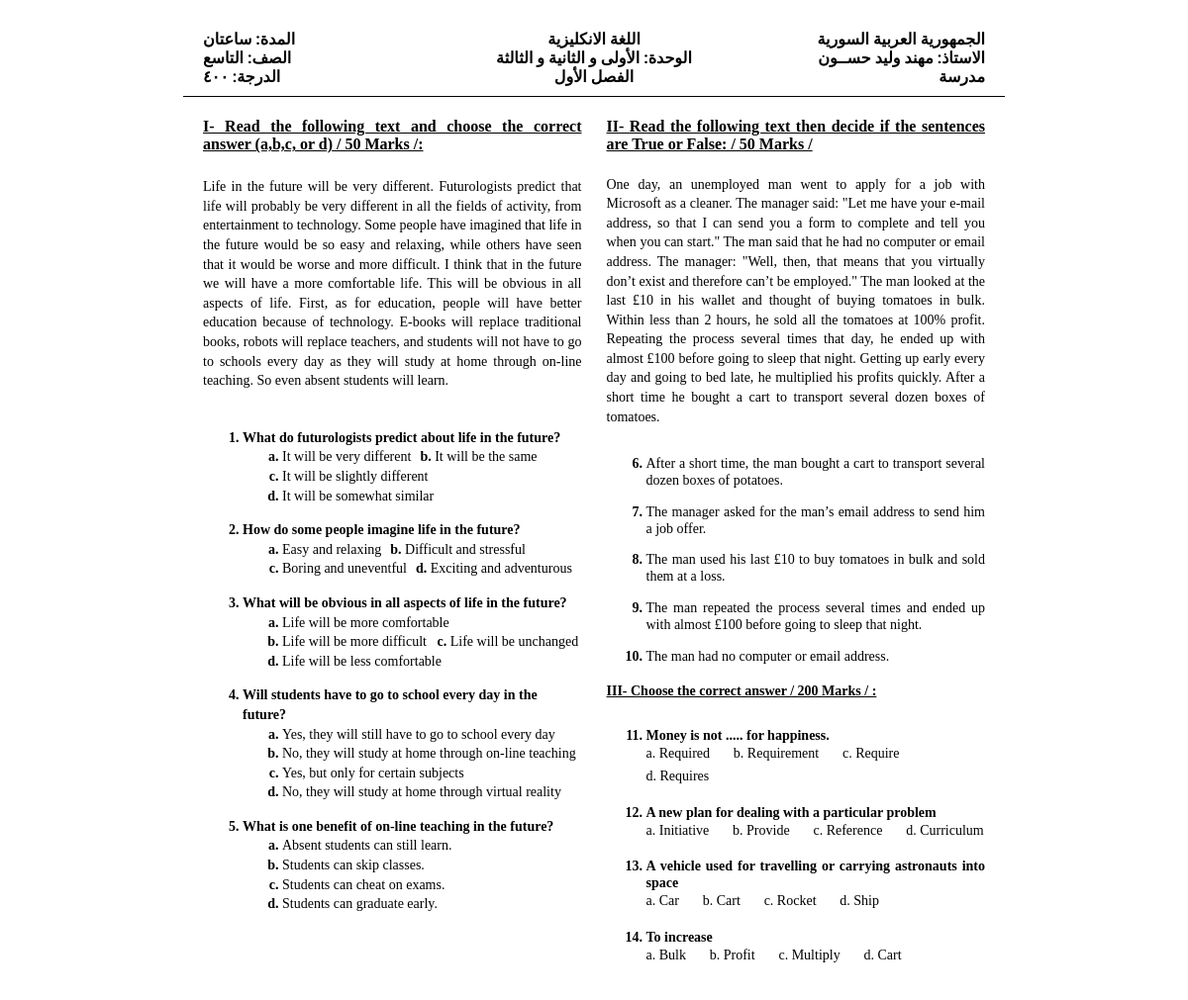
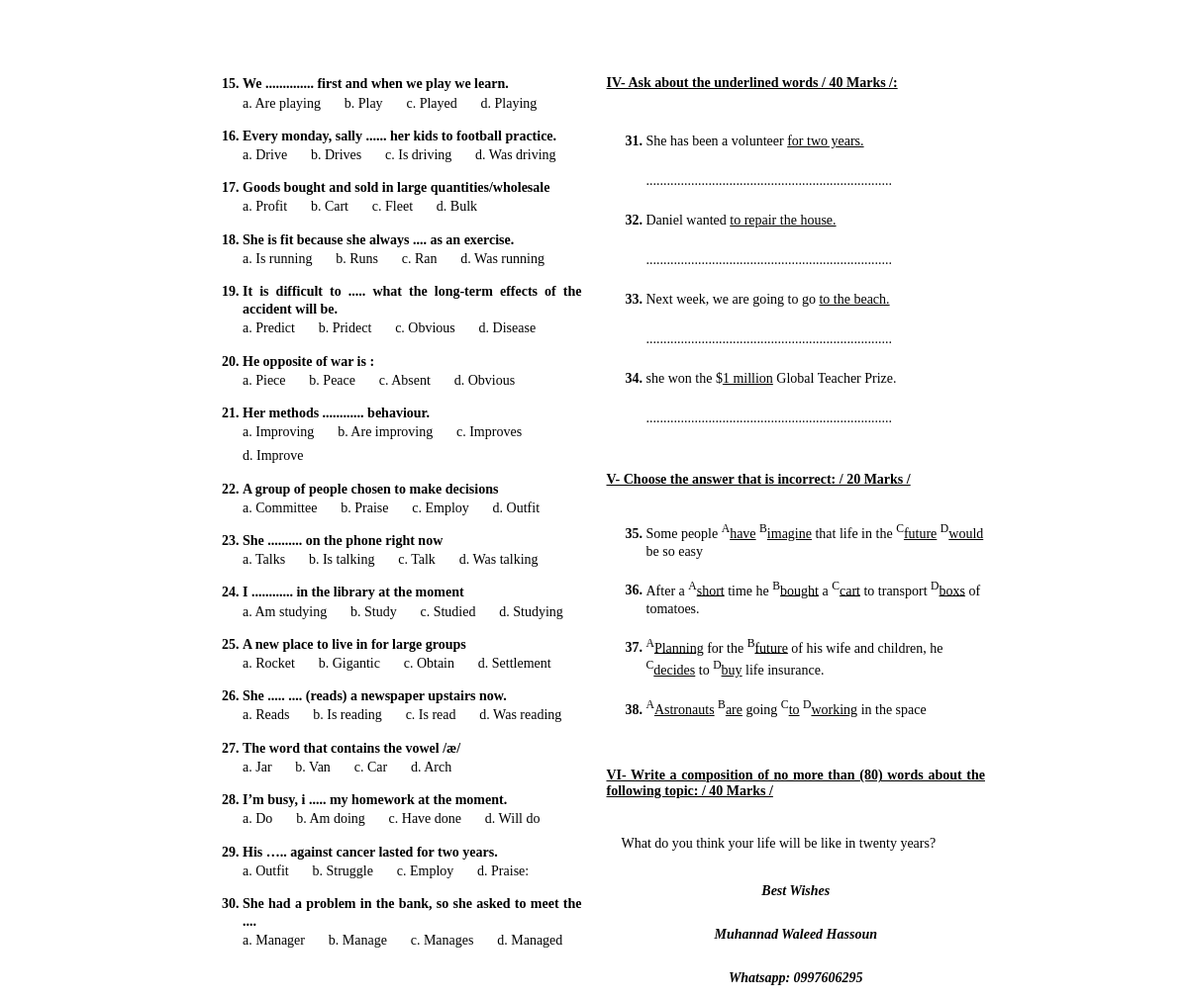
Page /9th on the committed database (2 pictures, top to bottom).
### grade9/models.py (models this page shows, shortened)
class Text(models.Model):
    text = models.TextField()
    type = models.CharField(max_length=15, choices=[("choices", "Choices"), ("tof", "True Or False")])
    chapter = models.ForeignKey(Chapter, on_delete=models.CASCADE, related_name='texts')
    marker = models.TimeField(auto_now=True)
    class Meta:
        verbose_name = "1- Text"

class TextQuestion(models.Model):
    question = models.CharField(max_length=200)
    answer_1 = models.CharField(max_length=200)
    answer_2 = models.CharField(max_length=200)
    answer_3 = models.CharField(max_length=200)
    answer_4 = models.CharField(max_length=200)
    correct_answer = models.CharField(max_length=200)
    text = models.ForeignKey(Text, on_delete=models.CASCADE)
    class Meta:
        verbose_name = "2- Choices for Text"

class TFQuestions(models.Model):
    question = models.CharField(max_length=200)
    answer = models.BooleanField()
    text = models.ForeignKey(Text, on_delete=models.CASCADE)
    class Meta:
        verbose_name = "3- True Or False Question"

class Multiples(models.Model):
    question = models.CharField(max_length=200)
    answer_1 = models.CharField(max_length=200)
    answer_2 = models.CharField(max_length=200)
    answer_3 = models.CharField(max_length=200)
    answer_4 = models.CharField(max_length=200)
    type = models.CharField(max_length=30,
                            choices=[("grammar", "Grammar"), ("phonetics", "Phonetics"), ("vocabulary", "Vocabulary")])
    correct_answer = models.CharField(max_length=200)
    chapter = models.ForeignKey(Chapter, on_delete=models.CASCADE)
    class Meta:
        verbose_name = "4- Multiple Options Question"

class MakeQuestions(models.Model):
    question = models.CharField(max_length=200)
    underlined_word = models.CharField(max_length=30)
    answer_1 = models.CharField(max_length=200)
    answer_2 = models.CharField(max_length=200, null=True, blank=True)
    chapter = models.ForeignKey(Chapter, on_delete=models.CASCADE)
    class Meta:
        verbose_name = "5- Forming Question"

class CTMistake(models.Model):
    text = models.CharField(max_length=250)
    error1 = models.CharField(max_length=90)
    error2 = models.CharField(max_length=90)
    error3 = models.CharField(max_length=90)
    error4 = models.CharField(max_length=90)
    correct_answer = models.CharField(max_length=90, )
    chapter = models.ForeignKey(Chapter, on_delete=models.CASCADE)
    class Meta:
        verbose_name = "8- Choose the mistake"

class Paragraphs(models.Model):
    paragraph = models.TextField()
    chapter = models.ForeignKey(Chapter, on_delete=models.CASCADE)
    class Meta:
        verbose_name = "7- Paragraph"

### grade9/views.py (the view)
def main(request):
    chapters = ['1s', '2s', '1a', '2a', '3s', '3a']
    s = set()
    for ch in chapters:
        s.add(int((ch[0])))
    dic = [
        "صفر ",
        " الأولى ",
        " الثانية ",
        " الثالثة ",
        "الرابعة",
        "الخامسة",
        "السادسة",
        "السابعة",
        "الثامنة",
        "التاسعة",
        "العاشرة",
        "الحادية عشر",
        "الثانية عشر",
    ]
    chapter_title = ""
    x = 1
    for c in s:
        chapter_title += " " + dic[c]
        chapter_title += " و "
    if chapter_title[-2] == "و":
        chapter_title = chapter_title[:-3]
    passage_with_choices = Text.objects.filter(type='choices', chapter__number__in=chapters).order_by('?').first()
    questions_for_the_first_passage = TextQuestion.objects.filter(text_id=passage_with_choices.id)[:5]
    tf_passage = Text.objects.filter(type="tof", chapter__number__in=chapters).order_by('?').first()
    questions_for_the_second_passage = TFQuestions.objects.filter(text_id=tf_passage.id).order_by('?')[:5]
    c = CTMistake.objects.filter(chapter__number__in=chapters).order_by('?')[:4]
    vocabularies = Multiples.objects.filter(type='vocabulary', chapter__number__in=chapters).order_by('?')[:4]
    vocabularies_pks = vocabularies.values_list('pk', flat=True)
    grammars = Multiples.objects.filter(chapter__number__in=chapters).exclude(pk__in=vocabularies_pks).order_by('?')[
               :16]
    questions = MakeQuestions.objects.filter(chapter__number__in=chapters).order_by('?')[:4]
    correct = CorrectTheMistake.objects.filter(chapter__number__in=chapters).order_by('?').first()
    paragraph = Paragraphs.objects.filter(chapter__number__in=chapters).order_by('?').first()
    context = {'passage_with_choices': passage_with_choices,
               'chapters': chapter_title,
               'c': c,
               'questions_for_the_first_passage': questions_for_the_first_passage,
               'tf_passage': tf_passage,
               'questions_for_the_second_passage': questions_for_the_second_passage,
               'vocabularies': vocabularies,
               'grammars': grammars,
               'questions': questions,
               'correct': correct,
               'para': paragraph
               }
    return render(request, "9thGrade/index2.html", context=context)

### grade9/templatetags/custom_filtersGrade9.py (called while the page is built)
@register.filter
def underline(value, word):
    x = mark_safe(value.replace(word, '<u>' + word + '</u>'))
    return x

@register.filter
def underline_and_label(value, word):
    x = mark_safe(value.replace(word.error1, '<sup>A</sup><u>' + word.error1 + '</u>',1))
    x = mark_safe(x.replace(word.error2, '<sup>B</sup><u>' + word.error2 + '</u>',1))
    x = mark_safe(x.replace(word.error3, '<sup>C</sup><u>' + word.error3 + '</u>',1))
    x = mark_safe(x.replace(word.error4, '<sup>D</sup><u>' + word.error4 + '</u>',1))
    return x

### templates/9thGrade/index2.html (shortened to what this page needs)
{% load custom_filtersGrade9 %}
{% load static %}
<!doctype html>
<html lang="en">
<head>
    <link rel="stylesheet" href="{% static 'style.css' %}?{% now "U" %}">
    <link rel="stylesheet" href="{% static 'print.css' %}?{% now "U" %}" media="print">
</head>
<body>
<div class="main">
    <div class="header">
        <div class="header_right">
            <h4 class="header_item">الجمهورية العربية السورية</h4>
            <h4 class="header_item">الاستاذ: مهند وليد حســون</h4>
            <h4 class="header_item">مدرسة</h4>
        </div>
        <div class="header_middle">
            <h4 class="header_item">اللغة الانكليزية</h4>
            <h4 class="header_item">الوحدة:   {{chapters}}</h4>
            <h4 class="header_item">الفصل الأول</h4>
        </div>
        <div class="header_left">
            <h4 class="header_item">المدة: ساعتان </h4>
            <h4 class="header_item">الصف: التاسع </h4>
            <h4 class="header_item">الدرجة: ٤٠٠ </h4>
        </div>
    </div>
    <div class="body">
        <div class="body_left">
            <h4 class="main_question lefty">I- Read the following text and choose the correct answer (a,b,c, or d) / 50
                Marks /: </h4>
            <div class="body_left_up">
                <p class="text">{{ passage_with_choices.text }}</p>
            </div>
            <div class="body_left_down text">
                <ol>
                    {% for question in questions_for_the_first_passage %}
                        <li class="passage_left_question">{{ question.question.capitalize }}</li>
                        <ol class="options" type="a">
                            <li>{{ question.answer_1.capitalize }}</li>
                            <li>{{ question.answer_2.capitalize }}</li>
                            <li>{{ question.answer_3.capitalize }}</li>
                            <li>{{ question.answer_4.capitalize }}</li>
                        </ol>
                    {% endfor %}
                </ol>
            </div>
        </div>
        <div class="body_right">
            <h4 class="main_question">II- Read the following text then decide if the sentences are True or False: / 50
                Marks /</h4>
            <div class="body_right_up">
                <p class="text">{{ tf_passage.text }}</p>
            </div>
            <div class="body_right_down">
                <ol start="6">
                    {% for question in questions_for_the_second_passage %}
                        <li class="passage_right_question">{{ question.question.capitalize }}</li>
                    {% endfor %}
                </ol>
                <h4 class="main_question">III- Choose the correct answer / 200 Marks / : </h4>
                <ol start="11">
                    {% for question in vocabularies %}
                        <li class="multy">{{ question.question.capitalize }}</li>
                        <div class="options">
                            <p>a. {{ question.answer_1.capitalize }}</p>
                            <p>b. {{ question.answer_2.capitalize }}</p>
                            <p>c. {{ question.answer_3.capitalize }}</p>
                            <p>d. {{ question.answer_4.capitalize }}</p>
                        </div>
                    {% endfor %}
                </ol>
            </div>
        </div>
    </div>
    <div class="second_page">
        <div class="second_page_left">
            <ol start="15">
                {% for question in grammars %}
                    <li class="multy hatch">{{ question.question.capitalize }}</li>
                    <div class="options">
                        <p>a. {{ question.answer_1.capitalize }}</p>
                        <p>b. {{ question.answer_2.capitalize }}</p>
                        <p>c. {{ question.answer_3.capitalize }}</p>
                        <p>d. {{ question.answer_4.capitalize }}</p>
                    </div>
                {% endfor %}
            </ol>
        </div>
        <div class="second_page_right">
            <h4 class="main_question">IV- Ask about the underlined words / 40 Marks /: </h4>
            <ol start="31">
                {% load custom_filtersGrade9 %}
                {% for q in questions %}
                    <li class="make_questions">{{ q.question|underline:q.underlined_word }}</li>
                    <p>.......................................................................</p>
                {% endfor %}
            </ol>
            <h4 class="main_question">V- Choose the answer that is incorrect: / 20
                Marks / </h4>
            <ol class="fin" start="35">
                  {% for q in c %}
            <li>
                {{q.text.capitalize|underline_and_label:q}}
            </li>
                {% endfor %}
            </ol>
            <h4 class="main_question">VI- Write a composition of no more than (80) words about the following topic: / 40
                Marks /</h4>
            <p class="correct_the_mistakes">{{ para.paragraph }}</p>
            <p class="end"><i><b>Best Wishes</b></i></p>
            <p class="end"><i><b>Muhannad Waleed Hassoun </b></i></p>
            <p class="end"><i><b>Whatsapp: 0997606295</b></i></p>
        </div>
    </div>
</div>
</body>
</html>

### grade9/static/style.css (style rules this page uses)
* { box-sizing: border-box; }
body { margin: 0; padding: 0; }
.main { width: 70vw; height: 20vh; background: rgb(255, 255, 255); margin: auto; padding: 0 5px; }
.header { display: flex; flex-direction: row-reverse; font-family: 'Aref Ruqaa', serif; width: 100%; }
.header_left, .header_right, .header_middle { display: flex; flex-direction: column; width: 100%; text-align: center; align-content: flex-end; padding-top: 30px; }
.header_left { text-align: left; padding-left: 20px; }
.header_right { text-align: right; padding-right: 20px; }
.header_item { margin-top: 0; margin-bottom: 0; }
.body { display: flex; flex-direction: row; text-align: justify; gap: 25px; background: white; padding-right: 20px; padding-left: 20px; }
.main_question { text-decoration: underline; }
.lefty { margin-bottom:10px; }
.text { line-height: 1.4em; font-size: 14px; }
.body_left_down { text-align: left; }
.body_right { width: 50%; }
.body_left { display: flex; flex-direction: column; width: 50%; }
.passage_left_question { font-weight: bold; padding-top: 10px; }
.body_right_down { line-height: 1.2em; font-size: 14px; text-align: justify; }
.passage_right_question:first-child { margin-top: 30px; }
.passage_right_question { margin-bottom: 15px; }
.options { display: flex; gap: 0 1.7em; flex-wrap: wrap; }
.multy { font-weight: bold; padding-top:10px; }
.options p { margin-top: 1px; padding-top: 0; margin-bottom: 5px; }
.second_page { margin-top: 2em; padding-top: 3em; display: flex; flex-direction: row; text-align: justify; page-break-before: always; font-size: 14px; gap: 25px; background: white; padding-right: 20px; padding-left: 20px; }
.second_page_left { display: flex; flex-direction: column; justify-content: space-between; line-height: 1.3em; width: 50%; }
.second_page_right { display: flex; flex-direction: column; width: 50%; }
.hatch { padding-bottom: 0; padding-top: 5px; text-align: justify; }
.options { padding-bottom:5px; flex-basis: 50%; }
.make_questions { padding: 10px 0; }
.correct_the_mistakes { padding: 0 15px; line-height: 1.7em; }
.end { text-align: center; }
ol > li::marker { font-weight: bold; }
.fin>li { padding-bottom: 1.2em; line-height: 1.3em; text-align: left; letter-spacing: 0; }

### grade9/static/print.css (style rules this page uses)
.main { width: 98vw; height: 10vh; margin-top: 8px; padding: 0; justify-content: center; }
.main_question { text-decoration: underline; }
.text { text-align: justify; }
.body_left_down { text-align: left; }
.passage_left_question { font-weight: bold; }
.second_page { page-break-before: always; }

### rows in the picture
Text: text "Life in the future will be very different. Futurologists predict that life will probably be very different in all the fields of activity, from entertainment to technology. Some people have imagined that life in the future would be so easy and relaxing, while others have seen that it would be worse and more difficult. I think that in the future we will have a more comfortable life. This will be obvious in all aspects of life. First, as for education, people will have better education because of technology. E-books will replace traditional books, robots will replace teachers, and students will not have to go to schools every day as they will study at home through on-line teaching. So even…"
TextQuestion: question "What do futurologists predict about life in the future?", answer_1 "It will be very different", answer_2 "It will be the same", answer_3 "It will be slightly different", answer_4 "It will be somewhat similar"
TextQuestion: question "How do some people imagine life in the future?", answer_1 "Easy and relaxing", answer_2 "Difficult and stressful", answer_3 "Boring and uneventful", answer_4 "Exciting and adventurous"
TextQuestion: question "What will be obvious in all aspects of life in the future?", answer_1 "Life will be more comfortable", answer_2 "Life will be more difficult", answer_3 "Life will be unchanged", answer_4 "Life will be less comfortable"
TextQuestion: question "Will students have to go to school every day in the future?", answer_1 "Yes, they will still have to go to school every day", answer_2 "No, they will study at home through on-line teaching", answer_3 "Yes, but only for certain subjects", answer_4 "No, they will study at home through virtual reality"
TextQuestion: question "What is one benefit of on-line teaching in the future?", answer_1 "Absent students can still learn.", answer_2 "Students can skip classes.", answer_3 "Students can cheat on exams.", answer_4 "Students can graduate early."
Text: text "One day, an unemployed man went to apply for a job with Microsoft as a cleaner. The manager said: \"Let me have your e-mail address, so that I can send you a form to complete and tell you when you can start.\" The man said that he had no computer or email address. The manager: \"Well, then, that means that you virtually don’t exist and therefore can’t be employed.\" The man looked at the last £10 in his wallet and thought of buying tomatoes in bulk. Within less than 2 hours, he sold all the tomatoes at 100% profit. Repeating the process several times that day, he ended up with almost £100 before going to sleep that night. Getting up early every day and going to bed late, he multiplied his…"
TFQuestions: question "After a short time, the man bought a cart to transport several dozen boxes of potatoes."
TFQuestions: question "The manager asked for the man’s email address to send him a job offer."
TFQuestions: question "The man used his last £10 to buy tomatoes in bulk and sold them at a loss."
TFQuestions: question "The man repeated the process several times and ended up with almost £100 before going to sleep that night."
TFQuestions: question "The man had no computer or email address."
Multiples: question "Money is not ..... for happiness.", answer_1 "Required", answer_2 "Requirement", answer_3 "Require", answer_4 "Requires"
Multiples: question "A new plan for dealing with a particular problem", answer_1 "Initiative", answer_2 "Provide", answer_3 "Reference", answer_4 "Curriculum"
Multiples: question "A vehicle used for travelling or carrying astronauts into space", answer_1 "Car", answer_2 "Cart", answer_3 "Rocket", answer_4 "Ship"
Multiples: question "To increase", answer_1 "Bulk", answer_2 "Profit", answer_3 "Multiply", answer_4 "Cart"
Multiples: question "We .............. first and when we play we learn.", answer_1 "Are playing", answer_2 "Play", answer_3 "Played", answer_4 "Playing"
Multiples: question "Every monday, sally ...... her kids to football practice.", answer_1 "Drive", answer_2 "Drives", answer_3 "Is driving", answer_4 "Was driving"
Multiples: question "Goods bought and sold in large quantities/wholesale", answer_1 "Profit", answer_2 "Cart", answer_3 "Fleet", answer_4 "Bulk"
Multiples: question "She is fit because she always .... as an exercise.", answer_1 "Is running", answer_2 "Runs", answer_3 "Ran", answer_4 "Was running"
Multiples: question "It is difficult to ..... what the long-term effects of the accident will be.", answer_1 "Predict", answer_2 "Pridect", answer_3 "Obvious", answer_4 "Disease"
Multiples: question "He opposite of war is :", answer_1 "Piece", answer_2 "Peace", answer_3 "Absent", answer_4 "Obvious"
Multiples: question "Her methods ............ behaviour.", answer_1 "Improving", answer_2 "Are improving", answer_3 "Improves", answer_4 "Improve"
Multiples: question "A group of people chosen to make decisions", answer_1 "Committee", answer_2 "Praise", answer_3 "Employ", answer_4 "Outfit"
Multiples: question "She .......... on the phone right now", answer_1 "Talks", answer_2 "Is talking", answer_3 "Talk", answer_4 "Was talking"
Multiples: question "I ............ in the library at the moment", answer_1 "Am studying", answer_2 "Study", answer_3 "Studied", answer_4 "Studying"
Multiples: question "A new place to live in for large groups", answer_1 "Rocket", answer_2 "Gigantic", answer_3 "Obtain", answer_4 "Settlement"
Multiples: question "She ..... .... (reads) a newspaper upstairs now.", answer_1 "Reads", answer_2 "Is reading", answer_3 "Is read", answer_4 "Was reading"
Multiples: question "The word that contains the vowel /æ/", answer_1 "Jar", answer_2 "Van", answer_3 "Car", answer_4 "Arch"
Multiples: question "I’m busy, i ..... my homework at the moment.", answer_1 "Do", answer_2 "Am doing", answer_3 "Have done", answer_4 "Will do"
Multiples: question "His ….. against cancer lasted for two years.", answer_1 "Outfit", answer_2 "Struggle", answer_3 "Employ", answer_4 "Praise:"
Multiples: question "She had a problem in the bank, so she asked to meet the ....", answer_1 "Manager", answer_2 "Manage", answer_3 "Manages", answer_4 "Managed"
MakeQuestions: question|underline "She has been a volunteer for two years."
MakeQuestions: question|underline "Daniel wanted to repair the house."
MakeQuestions: question|underline "Next week, we are going to go to the beach."
MakeQuestions: question|underline "she won the $ 1 million Global Teacher Prize."
CTMistake: text|underline_and_label "Some people A have B imagine that life in the C future D would be so easy"
CTMistake: text|underline_and_label "After a A short time he B bought a C cart to transport D boxs of tomatoes."
CTMistake: text|underline_and_label "A Planning for the B future of his wife and children, he C decides to D buy life insurance."
CTMistake: text|underline_and_label "A Astronauts B are going C to D working in the space"
Paragraphs: paragraph "What do you think your life will be like in twenty years?"

### other values in the picture
{{ chapters }} "الأولى و الثانية و الثالثة"
